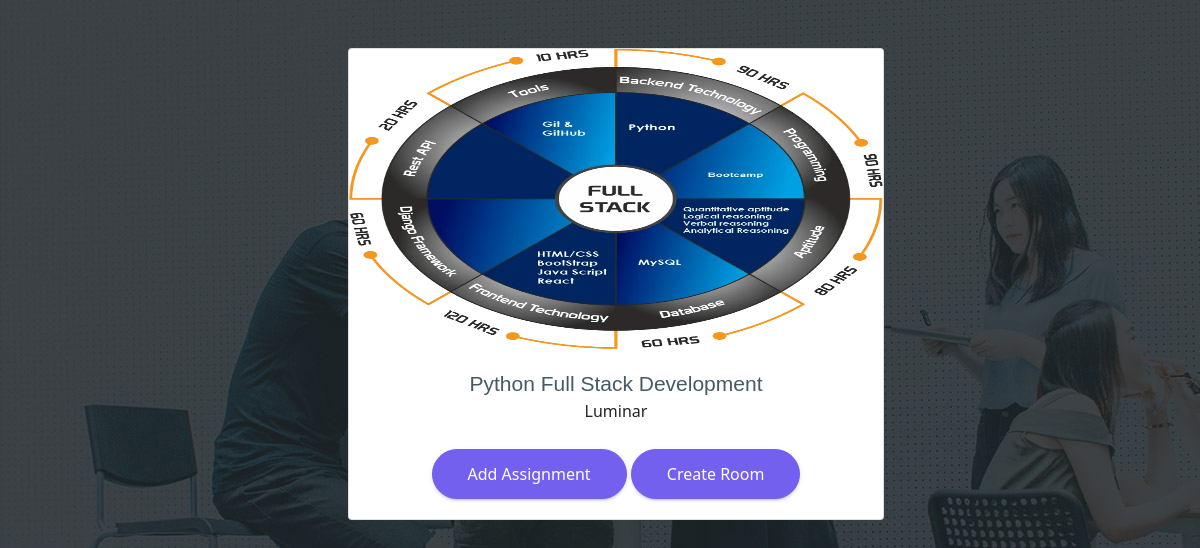
Page /teacher_course_details/1 on the committed database.
### eduapp/models.py (models this page shows, shortened)
class coursemodel(models.Model):
    teacher_id = models.CharField(max_length=20)
    course_name = models.CharField(max_length=20)
    course_img = models.FileField(upload_to='eduapp/static/assets/images')
    type_choice = [
        ('DigitalMarketing','DigitalMarketing'),
        ('Python','Python'),
        ('Flutter','Flutter'),
        ('Java','Java'),
        ('DataScience','DataScience'),
        ('MachineLearning','MachineLearning'),
        ('SoftwareTesting','SoftwareTesting')
    ]
    course_type = models.CharField(max_length=30,choices=type_choice)
    institution_name = models.CharField(max_length=30)
    course_desc = models.CharField(max_length=500)
    from_choice = [
        ('Monday','Monday'),
        ('Tuesday','Tuesday'),
        ('Wednesday','Wednesday'),
        ('Thursday','Thursday'),
        ('Friday','Friday'),
        ('Saturday','Saturday')
    ]
    from_day = models.CharField(max_length=30,choices=from_choice)
    to_choice = [
        ('Monday', 'Monday'),
        ('Tuesday', 'Tuesday'),
        ('Wednesday', 'Wednesday'),
        ('Thursday', 'Thursday'),
        ('Friday', 'Friday'),
        ('Saturday', 'Saturday')
    ]
    to_day = models.CharField(max_length=30, choices=to_choice)
    from_time = models.TimeField()
    to_time = models.TimeField()
    fees = models.IntegerField()

### eduapp/views.py (the view)
# urls.py: path('teacher_course_details/<int:id>',teacher_course_details),
def teacher_course_details(request,id):
    a = coursemodel.objects.get(id=id)
    img = str(a.course_img).split('/')[-1]
    return render(request,'teacher_course_details.html',{'data':a,'img':img})

### eduapp/templates/teacher_course_details.html (shortened to what this page needs)
<!DOCTYPE html>
<html lang="en">
<head>
  <link href="https://cdn.jsdelivr.net/npm/bootstrap@5.0.2/dist/css/bootstrap.min.css" rel="stylesheet"
>
</head>
<body style="background-image: url(/static/assets/images/apply-bg.jpg)">
<div class="padding" style="margin-left: 25%;">
    <div class="col-md-8">
        <div class="card"> <img class="card-img-top" src="/static/assets/images/{{img}}" alt="Card image cap">
            <div class="card-body little-profile text-center">
                <h3 class="m-b-0">{{data.course_name}}</h3>
                <p>{{data.institution_name}}</p> <a href="http://127.0.0.1:8000/add_assignment/{{data.id}}" class="m-t-10 waves-effect waves-dark btn btn-primary btn-md btn-rounded" data-abc="true">Add Assignment</a>
                <a href="javascript:void(0)" class="m-t-10 waves-effect waves-dark btn btn-primary btn-md btn-rounded" data-abc="true">Create Room</a>
            </div>
        </div>
    </div>
</div>
</body>
</html>

### eduapp/templates/teacher_course_details.html (style rules this page uses)
body { background-color: #000000 }
.padding { padding: 3rem !important; margin-left: 200px }
.card-img-top { height:300px; }
.card-body { -ms-flex: 1 1 auto; flex: 1 1 auto; padding: 1.25rem }
html body .m-b-0 { margin-bottom: 0px }
h3 { line-height: 30px; font-size: 21px }
.btn-rounded.btn-md { padding: 12px 35px; font-size: 16px }
html body .m-t-10 { margin-top: 10px }
.btn-primary, .btn-primary.disabled { background: #7460ee; border: 1px solid #7460ee; -webkit-box-shadow: 0 2px 2px 0 rgba(116, 96, 238, 0.14), 0 3px 1px -2px rgba(116, 96, 238, 0.2), 0 1px 5px 0 rgba(116, 96, 238, 0.12); box-shadow: 0 2px 2px 0 rgba(116, 96, 238, 0.14), 0 3px 1px -2px rgba(116, 96, 238, 0.2), 0 1px 5px 0 rgba(116, 96, 238, 0.12); -webkit-transition: 0.2s ease-in; -o-transition: 0.2s ease-in; transition: 0.2s ease-in }
.btn-rounded { border-radius: 60px; padding: 7px 18px }
.text-center { text-align: center !important }
h1, h2, h3, h4, h5, h6 { color: #455a64; font-family: "Poppins", sans-serif; font-weight: 400 }
p { margin-top: 0; margin-bottom: 1rem }

### rows in the picture
coursemodel: course_name "Python Full Stack Development", institution_name "Luminar"
